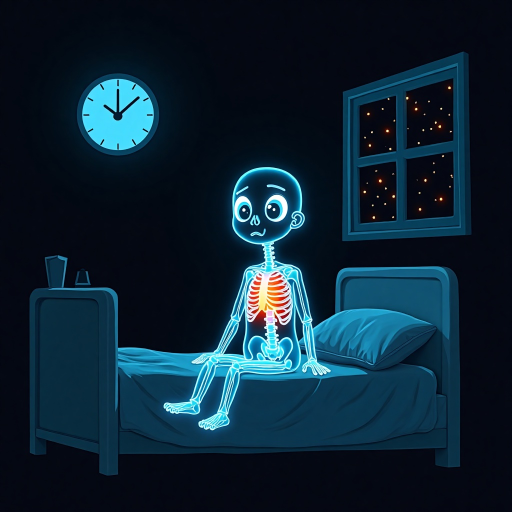
#> input picture body_channel/episodes/ep01/img/h01.jpg, 1024 x 1024 px (shown at 1/2 size); its folder holds 2 pictures in this run
$ python sheet.py ../../body_channel/episodes/ep01/img out.png
#> lines starting #> are read from the running program, lines starting #| are printed output that depends on the picture
"""Contact sheet of an episode's pictures: python3 pipeline/sheet.py episodes/ep01/img OUT.jpg"""
import sys, os
from PIL import Image, ImageDraw
d = sys.argv[1]; fs = sorted(f for f in os.listdir(d) if f.endswith(".jpg")); n = 6; t = 256
c = Image.new("RGB", (n * t, ((len(fs) + n - 1) // n) * (t + 20)), "white"); dr = ImageDraw.Draw(c)
#> after `c = Image.new('RGB', (n * t, (len(fs) + n - 1) // n * (t + 20)), 'whit`: c: PIL image 1536x276 RGB; every value is 255
for i, f in enumerate(fs):
    x, y = (i % n) * t, (i // n) * (t + 20); c.paste(Image.open(os.path.join(d, f)).resize((t, t)), (x, y + 20)); dr.text((x + 4, y + 4), f, fill="black")
#> after `c.paste(Image.open(os.path.join(d, f)).resize((t, t)), (x, y + 20))`:
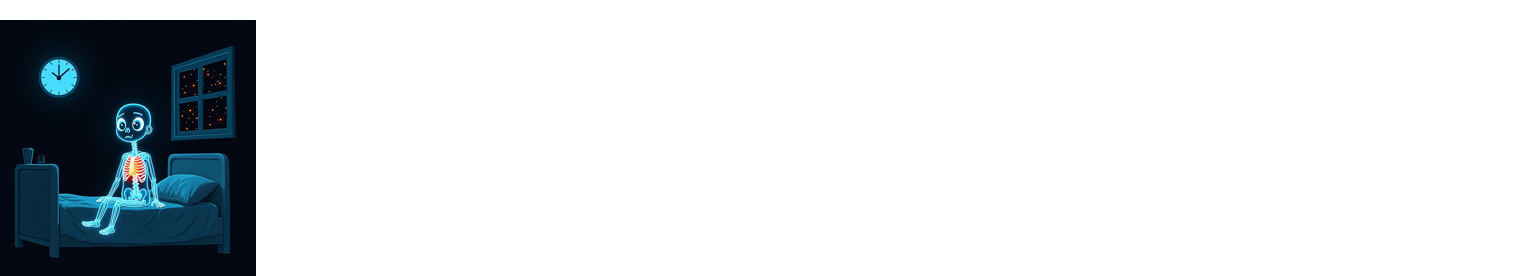
#> c: PIL image 1536x276 RGB; mean R, G, B 217.5, 221.1, 223.5
#> pass 2 of the loop `for i, f in enumerate(fs):`:
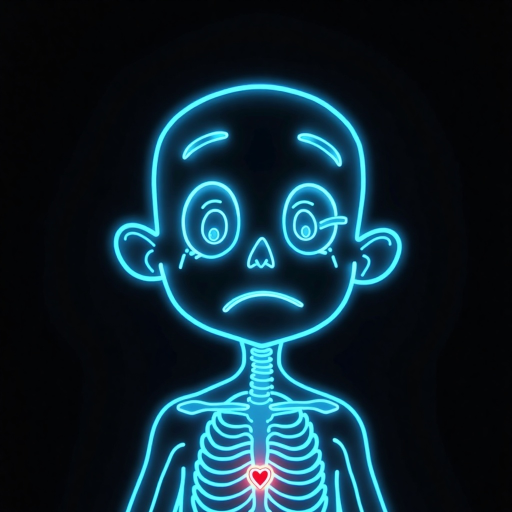
#> input picture body_channel/episodes/ep01/img/h02.jpg, 1024 x 1024 px (shown at 1/2 size)
#> `c.paste(Image.open(os.path.join(d, f)).resize((t, t)), (x, y + 20))`:
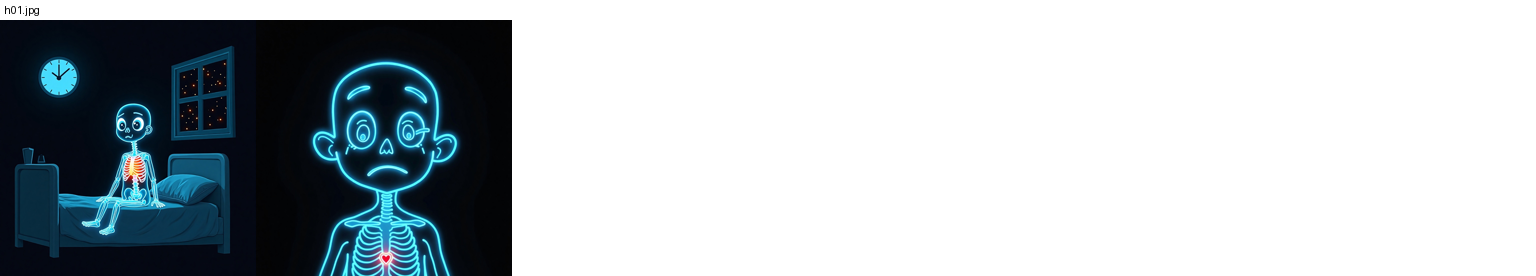
#> c: PIL image 1536x276 RGB; mean R, G, B 180.2, 187.6, 191.8
c.save(sys.argv[2], quality=85)
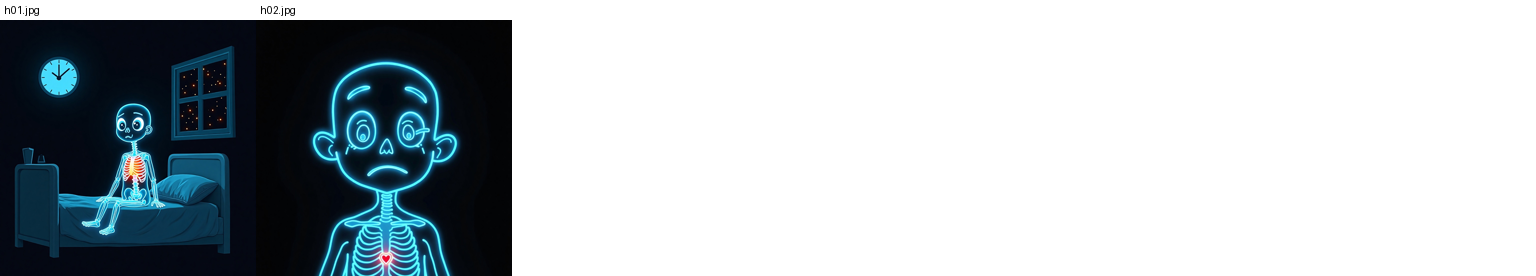
#> saved as out.png: PIL image 1536x276 RGB; mean R, G, B 180.1, 187.6, 191.7
